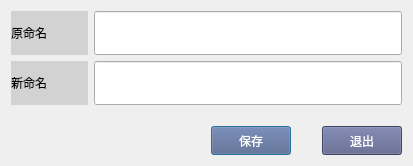
<?xml version="1.0" encoding="UTF-8"?>
<ui version="4.0">
 <class>copyModuleDialog</class>
 <widget class="QDialog" name="copyModuleDialog">
  <property name="geometry">
   <rect>
    <x>0</x>
    <y>0</y>
    <width>413</width>
    <height>166</height>
   </rect>
  </property>
  <property name="windowTitle">
   <string>copyModuleDialog</string>
  </property>
  <layout class="QVBoxLayout" name="verticalLayout" stretch="3,3,1,2">
   <item>
    <layout class="QHBoxLayout" name="horizontalLayout_2" stretch="1,4">
     <item>
      <widget class="QLabel" name="label">
       <property name="styleSheet">
        <string notr="true">background-color: rgb(210, 210, 210);</string>
       </property>
       <property name="text">
        <string>原命名</string>
       </property>
      </widget>
     </item>
     <item>
      <widget class="QLineEdit" name="oldNamelineEdit">
       <property name="sizePolicy">
        <sizepolicy hsizetype="Expanding" vsizetype="Expanding">
         <horstretch>0</horstretch>
         <verstretch>0</verstretch>
        </sizepolicy>
       </property>
      </widget>
     </item>
    </layout>
   </item>
   <item>
    <layout class="QHBoxLayout" name="horizontalLayout_3" stretch="1,4">
     <item>
      <widget class="QLabel" name="label_2">
       <property name="styleSheet">
        <string notr="true">background-color: rgb(210, 210, 210);</string>
       </property>
       <property name="text">
        <string>新命名</string>
       </property>
      </widget>
     </item>
     <item>
      <widget class="QLineEdit" name="newNamelineEdit">
       <property name="sizePolicy">
        <sizepolicy hsizetype="Expanding" vsizetype="Expanding">
         <horstretch>0</horstretch>
         <verstretch>0</verstretch>
        </sizepolicy>
       </property>
      </widget>
     </item>
    </layout>
   </item>
   <item>
    <spacer name="verticalSpacer">
     <property name="orientation">
      <enum>Qt::Vertical</enum>
     </property>
     <property name="sizeHint" stdset="0">
      <size>
       <width>20</width>
       <height>11</height>
      </size>
     </property>
    </spacer>
   </item>
   <item>
    <layout class="QHBoxLayout" name="horizontalLayout" stretch="8,3,1,3">
     <item>
      <spacer name="horizontalSpacer_2">
       <property name="orientation">
        <enum>Qt::Horizontal</enum>
       </property>
       <property name="sizeHint" stdset="0">
        <size>
         <width>40</width>
         <height>20</height>
        </size>
       </property>
      </spacer>
     </item>
     <item>
      <widget class="QPushButton" name="SaveBtn">
       <property name="sizePolicy">
        <sizepolicy hsizetype="Minimum" vsizetype="Expanding">
         <horstretch>0</horstretch>
         <verstretch>0</verstretch>
        </sizepolicy>
       </property>
       <property name="styleSheet">
        <string notr="true">QPushButton{color: rgb(255, 255, 255);border-top-color: rgb(180, 180, 180);
border-right-color: transparent;
border-left-color: transparent;
border-bottom-color:  transparent;}
QPushButton{background-color: rgb(87,94,136);color:white;}
QPushButton:hover{background-color: rgb(117,149,209);color:white;}
QPushButton:pressed{background-color: rgb(71, 175, 255);color:white;}</string>
       </property>
       <property name="text">
        <string>保存</string>
       </property>
      </widget>
     </item>
     <item>
      <spacer name="horizontalSpacer">
       <property name="orientation">
        <enum>Qt::Horizontal</enum>
       </property>
       <property name="sizeHint" stdset="0">
        <size>
         <width>40</width>
         <height>20</height>
        </size>
       </property>
      </spacer>
     </item>
     <item>
      <widget class="QPushButton" name="QuitBtn">
       <property name="sizePolicy">
        <sizepolicy hsizetype="Minimum" vsizetype="Expanding">
         <horstretch>0</horstretch>
         <verstretch>0</verstretch>
        </sizepolicy>
       </property>
       <property name="styleSheet">
        <string notr="true">QPushButton{color: rgb(255, 255, 255);border-top-color: rgb(180, 180, 180);
border-right-color: transparent;
border-left-color: transparent;
border-bottom-color:  transparent;}
QPushButton{background-color: rgb(87,94,136);color:white;}
QPushButton:hover{background-color: rgb(117,149,209);color:white;}
QPushButton:pressed{background-color: rgb(71, 175, 255);color:white;}</string>
       </property>
       <property name="text">
        <string>退出</string>
       </property>
      </widget>
     </item>
    </layout>
   </item>
  </layout>
 </widget>
 <layoutdefault spacing="6" margin="11"/>
 <resources/>
 <connections/>
</ui>
